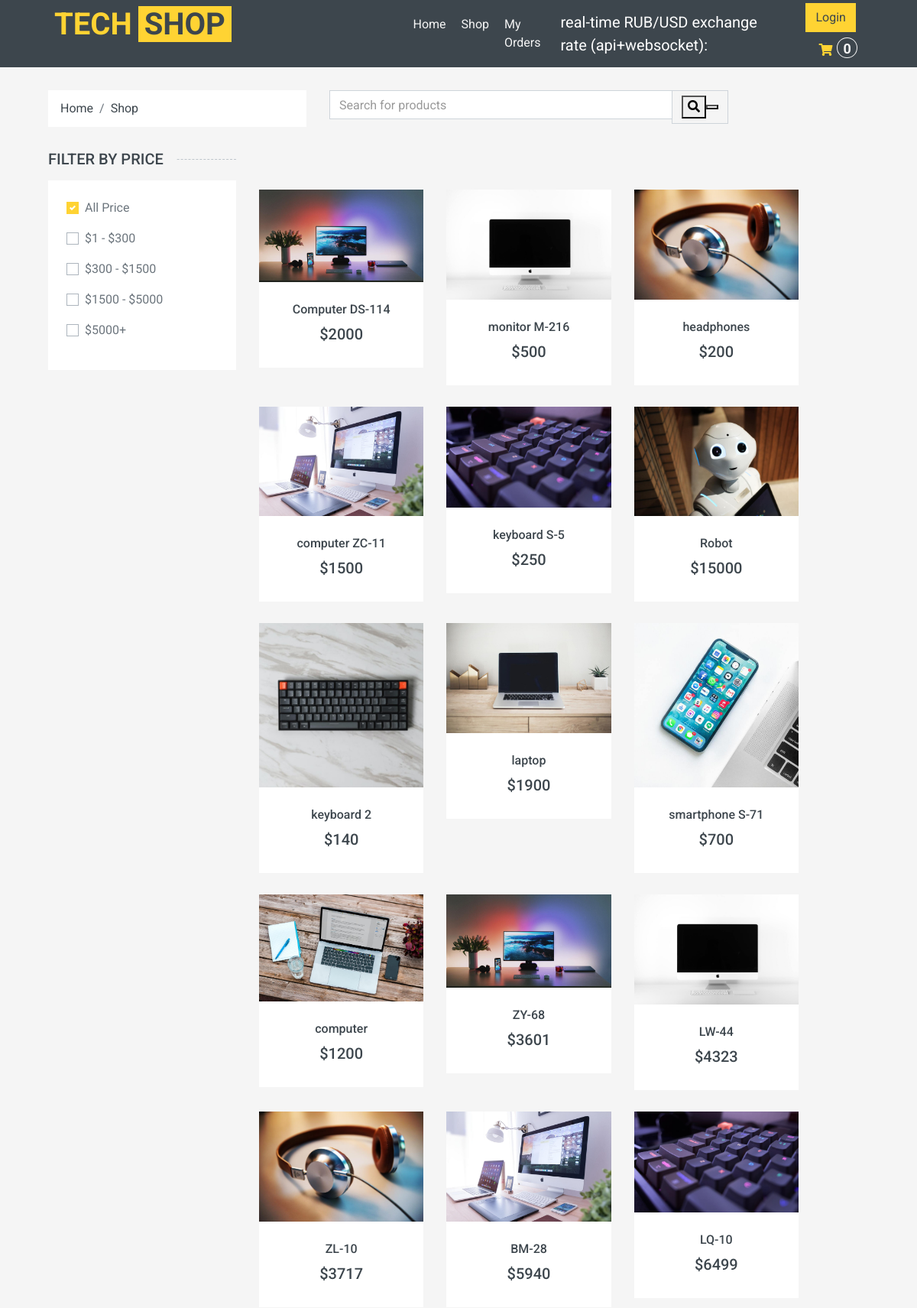
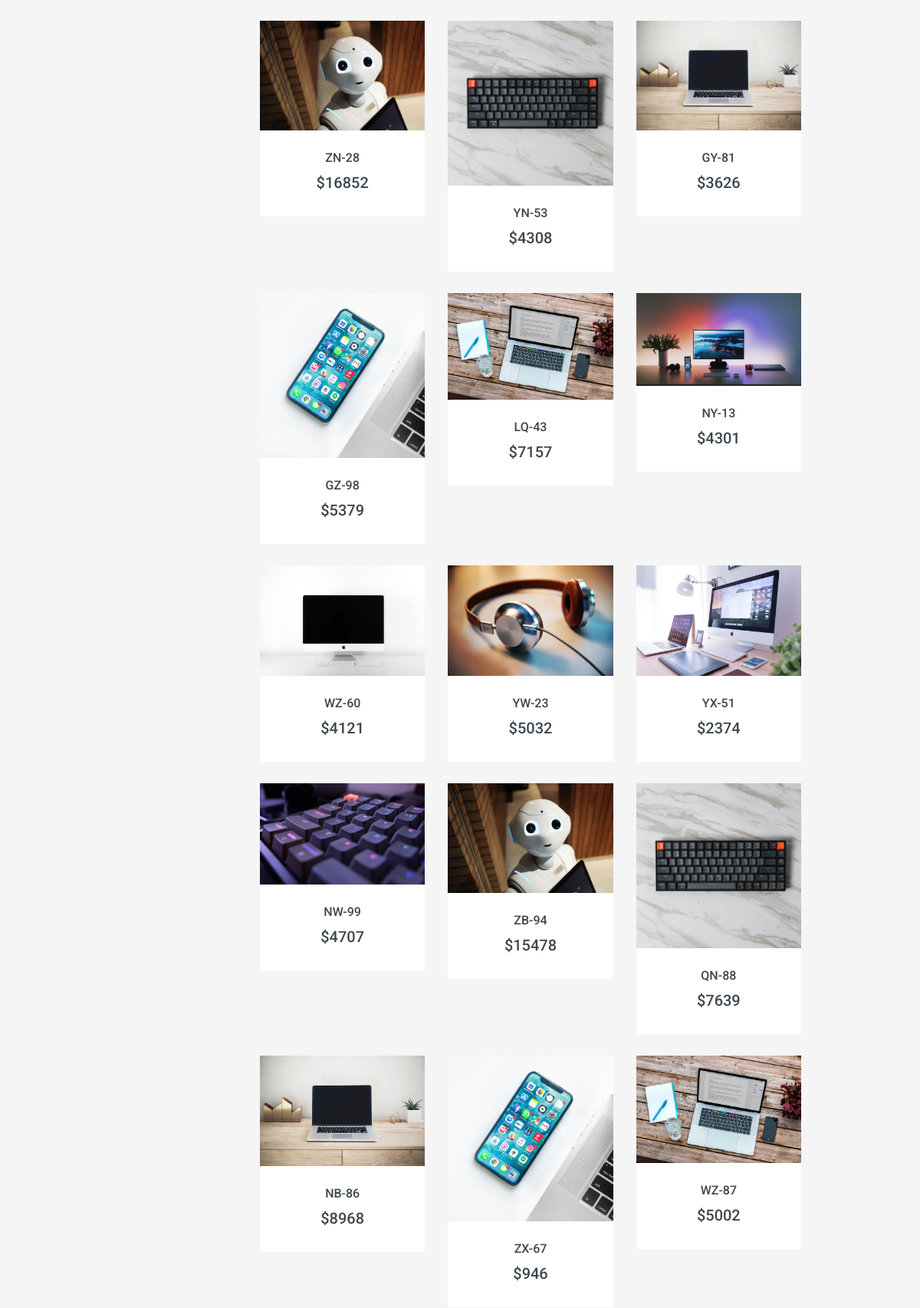
Page /shop (upper part) on the committed database (2 pictures, top to bottom).
### shop/models.py (models this page shows, shortened)
class Product(models.Model):
    CATEGORY = (
    ("Tech", "Tech"),
    ("New", "New"),
    ("Popular", "Popular"),
    )
    default_description = """
    Eos no lorem eirmod diam diam, eos elitr et gubergren diam sea. Consetetur vero aliquyam invidunt duo dolores et duo sit. Vero diam ea vero et dolore rebum, dolor rebum eirmod consetetur invidunt sed sed et, lorem duo et eos elitr, sadipscing kasd ipsum rebum diam. Dolore diam stet rebum sed tempor kasd eirmod. Takimata kasd ipsum accusam sadipscing, eos dolores sit no ut diam consetetur duo justo est, sit sanctus diam tempor aliquyam eirmod nonumy rebum dolor accusam, ipsum kasd eos consetetur at sit rebum, diam kasd invidunt tempor lorem, ipsum lorem elitr sanctus eirmod takimata dolor ea invidunt.

    Dolore magna est eirmod sanctus dolor, amet diam et eirmod et ipsum. Amet dolore tempor consetetur sed lorem dolor sit lorem tempor. Gubergren amet amet labore sadipscing clita clita diam clita. Sea amet et sed ipsum lorem elitr et, amet et labore voluptua sit rebum. Ea erat sed et diam takimata sed justo. Magna takimata justo et amet magna et.
    """
    name = models.CharField(verbose_name = "название продукта" , max_length = 100)
    price = models.IntegerField(null = True, blank = True)
    description = models.TextField(default = default_description, blank = True)
    rating = models.IntegerField(null = True, blank = True)
    pic = models.ImageField(upload_to = "shop/%Y/%m", null = True, blank = True, default = "default_picture.png")
    added_at = models.DateTimeField(verbose_name = "Data of appearance", auto_now_add = True, null = True)
    category = models.CharField(max_length = 100, choices = CATEGORY)
    slug = models.SlugField(blank = True)

### shop/views.py (the view)
# urls.py: path('', include("shop.urls"))
    def shop(request):
        user = request.user
        if request.user.is_authenticated:
            crt, created = Order.objects.get_or_create(customer = user, status = "Cart")
        else:
            crt, created = Order.objects.get_or_create(customer = None, status = "Cart")
        data = request.GET
        last_checkbox_name = "price-0"
        try:
            if data:
                rng = ""
                for i in range(0,5):
                    try:
                        rng = data[f"price-{i}"]
                        last_checkbox_name = f"price-{i}"
                    except:
                        continue
                start, end = map(lambda x: int(x), rng.split())
                selected_products = Product.objects.all().filter(price__gte = start, price__lte = end)
            else:
                selected_products = Product.objects.all()
        except:
            selected_products = Product.objects.all()
        if "search_string" in request.GET and request.GET['search_string']:
            page = request.GET.get('page', 1)
            search_string = request.GET['search_string']
            products = Product.objects.filter(name__icontains = search_string).order_by('name')
            paginator = Paginator(products, 11)
            selected_products = paginator.page(page)
            ctx = {
            "last_checkbox_name" : last_checkbox_name,
            "selected_products" : selected_products,
            "crt_total_quantity": crt.order_total_quantity,
            "paginator":paginator,
            "previous_search_string":search_string,
            }
        else:
            ctx = {
            "last_checkbox_name" : last_checkbox_name,
            "selected_products" : selected_products,
            "crt_total_quantity": crt.order_total_quantity,
            }
        return render(request,"shop.html",ctx)

### shop/models.py (called while the page is built)
    @property
    def order_total_quantity(self):
        return sum([item.quantity for item in self.orderitem_set.all()])

### templates/shop.html (shortened to what this page needs)
{%extends "main.html"%}
{%load static%}
{%block shop%}
    <div class="container-fluid">
        <div class="row px-xl-5">
            <div class="col-4">
                <nav class="breadcrumb bg-light mb-30">
                    <a class="breadcrumb-item text-dark" href="{%url 'index'%}">Home</a>
                    <a class="breadcrumb-item text-dark" href="{%url 'shop'%}">Shop</a>
                </nav>
            </div>
            <div class="col-6">
            <form action="">
                <div class="input-group">
                    {%if previous_search_string%}
                    <input name = "search_string" type="text" class="form-control" value = "{{previous_search_string}}" placeholder="{{previous_search_string}}">
                    {%else%}
                    <input name = "search_string" type="text" class="form-control" placeholder="Search for products">
                    {%endif%}
                    <div class="input-group-append">
                        <span class="input-group-text bg-transparent text-primary">
                            <button action = "submit"><i class="fa fa-search"></i><button/>
                        </span>
                    </div>
                </div>
            </form>
            </div>
        </div>
    </div>
    <div class="container-fluid">
        <div class="row px-xl-5">
            <div class="col-lg-3 col-md-4">
                <h5 class="section-title position-relative text-uppercase mb-3"><span class="bg-secondary pr-3">Filter by price</span></h5>
                <div class="bg-light p-4 mb-30">
                    <form id = "checkbox_form" action = "#" method = "GET" >
                        <div class="custom-control custom-checkbox d-flex align-items-center justify-content-between mb-3">
                            <label class="custom-control-label" for="price-0">All Price</label>
                        </div>
                        <div class="custom-control custom-checkbox d-flex align-items-center justify-content-between mb-3">
                            <label class="custom-control-label" for="price-1">$1 - $300</label>
                        </div>
                        <div class="custom-control custom-checkbox d-flex align-items-center justify-content-between mb-3">
                            <label class="custom-control-label" for="price-2">$300 - $1500</label>
                        </div>
                        <div class="custom-control custom-checkbox d-flex align-items-center justify-content-between mb-3">
                            <label class="custom-control-label" for="price-3">$1500 - $5000</label>
                        </div>
                        <div class="custom-control custom-checkbox d-flex align-items-center justify-content-between mb-3">
                            <label class="custom-control-label" for="price-4">$5000+</label>
                        </div>
                    </form>
                </div>
            </div>
            <div class="col-lg-8 col-md-8">
                <div class="row pb-3">
                    <div class="col-12 pb-1">
                        <div class="d-flex align-items-center justify-content-between mb-4">
                            <div class="ml-2">
                            </div>
                        </div>
                    </div>
                    {%for product in selected_products%}
                    <div class="col-lg-4 col-md-6 col-sm-6 pb-1">
                        <div class="product-item bg-light mb-4">
                            <div class="product-img position-relative overflow-hidden">
                                <img class="img-fluid w-100" src="{{product.pic.url}}" alt="">
                                <div class="product-action">
                                </div>
                            </div>
                            <div class="text-center py-4">
                                <a class="h6 text-decoration-none text-truncate" href="{%url 'detail' product.slug %}">{{product.name}}</a>
                                <div class="d-flex align-items-center justify-content-center mt-2">
                                    <h5>${{product.price}}</h5>
                                </div>
                            </div>
                        </div>
                    </div>
                    {%endfor%}
                </div>
            </div>
        </div>
    </div>
{%endblock%}

### rows in the picture
Product: pic (picture), name "Computer DS-114", price "2000"
Product: pic (picture), name "monitor M-216", price "500"
Product: pic (picture), name "headphones", price "200"
Product: pic (picture), name "computer ZC-11", price "1500"
Product: pic (picture), name "keyboard S-5", price "250"
Product: pic (picture), name "Robot", price "15000"
Product: pic (picture), name "keyboard 2", price "140"
Product: pic (picture), name "laptop", price "1900"
Product: pic (picture), name "smartphone S-71", price "700"
Product: pic (picture), name "computer", price "1200"
Product: pic (picture), name "ZY-68", price "3601"
Product: pic (picture), name "LW-44", price "4323"
Product: pic (picture), name "ZL-10", price "3717"
Product: pic (picture), name "BM-28", price "5940"
Product: pic (picture), name "LQ-10", price "6499"
Product: pic (picture), name "ZN-28", price "16852"
Product: pic (picture), name "YN-53", price "4308"
Product: pic (picture), name "GY-81", price "3626"
Product: pic (picture), name "GZ-98", price "5379"
Product: pic (picture), name "LQ-43", price "7157"
Product: pic (picture), name "NY-13", price "4301"
Product: pic (picture), name "WZ-60", price "4121"
Product: pic (picture), name "YW-23", price "5032"
Product: pic (picture), name "YX-51", price "2374"
Product: pic (picture), name "NW-99", price "4707"
Product: pic (picture), name "ZB-94", price "15478"
Product: pic (picture), name "QN-88", price "7639"
Product: pic (picture), name "NB-86", price "8968"
Product: pic (picture), name "ZX-67", price "946"
Product: pic (picture), name "WZ-87", price "5002"

### other values in the picture
{{ crt_total_quantity }} "0"
